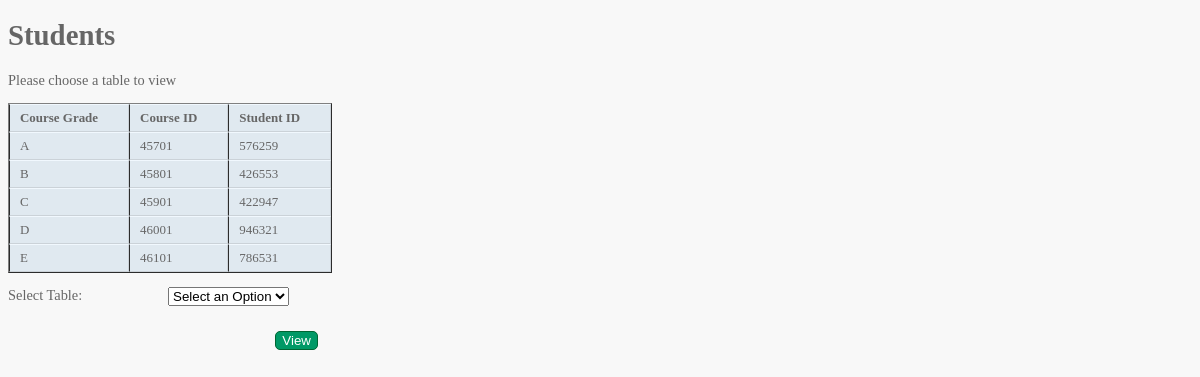
Page /grades_students.php on the committed database.
### tables this page shows
CREATE TABLE IF NOT EXISTS GRADES
(	courseG		CHAR		NOT NULL,
	courseID    CHAR(5),
	studentID 	CHAR(7),
	FOREIGN KEY (courseID) REFERENCES CLASS(courseID),
    FOREIGN KEY (studentID) REFERENCES STUDENT(studentID));

### grades_students.php (the view, shortened to what this page needs)
<!DOCTYPE html>
<html>
	<head>
  	<link href="pagestyle.css" type="text/css" rel="stylesheet" />
	</head>
	<body>
    <h1>Students</h1>
    <p>Please choose a table to view<br /></p>
    <div id="main">
     <table border=1>
       <tr>
       <th>Course Grade</th>
       <th>Course ID</th>
			 <th>Student ID</th>
       </tr>
<?php
include 'db.inc.php';
if (!($connection = @ mysql_connect($hostName, $username,
  $password)))
  showerror();
    $query = "SELECT * FROM grades";
    if (!($result = @ mysql_query ($query, $connection)))
      showerror();
    while ($row = @ mysql_fetch_array($result))
      echo "<tr>
    <td>{$row["courseG"]}</td>
    <td>{$row["courseID"]}</td>
		<td>{$row["studentID"]}</td>
    </tr>";
  ?>
</table>
<form action="students_home.php" method="post">
<p><label class="title" for="selectTable"> Select Table:</label>
<select name="selectTable" id="selectTable">
	<option value="" disabled selected>Select an Option</option>
</select></p>
<div class="submit">
 <input type="submit" value="View" />
</div>
</form>
 </div>
 </body>
</html>

### PAUL UPDATED FINAL REPORT FILES/css/pagestyle.css (style rules this page uses)
body { font=family: Arial, Verdana, sans-serif; font-size: 90%; color: #666666; background-color: #f8f8f8; }
table { border-spacing: 0px; }
th, td { padding: 5px 30px 5px 10px; border-spacing: 0px; font-size: 90%; margin: 0px; }
th,td { text-align: left; background-color: #e0e9f0; border-top: 1px solid #f1f8fe; border-bottom: 1px solid #cbd2d8; border-right: 1px solid #cbd2d8; }
td { text-shadow: 1px 1px p1x #ffffff; }
input[type="submit"] { border: 1px solid #006633; background-color: #009966; color: #ffffff; border-radius: 5px; padding 5px; margin-top: 10px; }
.title { float: left; width: 160px; clear: left; }
.submit { width: 310px; text-align: right; }

### rows in the picture
grades: courseG "A", courseID "45701", studentID "576259"
grades: courseG "B", courseID "45801", studentID "426553"
grades: courseG "C", courseID "45901", studentID "422947"
grades: courseG "D", courseID "46001", studentID "946321"
grades: courseG "E", courseID "46101", studentID "786531"
